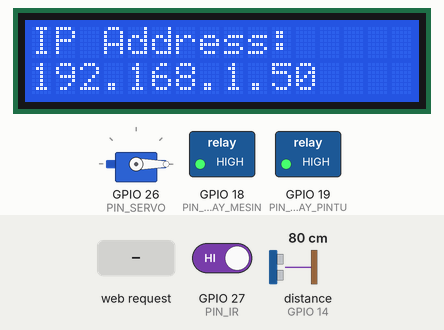
A program run on a simulated ESP32. Shown: servo, 16×2 character LCD, switched loads named in the program (green lamp = pin HIGH). Wiring (inferred from the names in the program): ultrasonic range finder: trigger GPIO 12; echo GPIO 14. The test bench sets the inputs (shaded band); at power-on: distance to the obstacle (sensor on GPIO 14) 80 cm, GPIO 27 (PIN_IR) HIGH. The echo pulse lasts 58.3 µs per cm; WiFi joins after 1.5 s; servers stay silent unless stated; storage starts empty; pins used as bus, display or sensor lines are not drawn; what the program prints to the serial monitor is not drawn.

Above: at 8.3 s.
At 12.5 s:
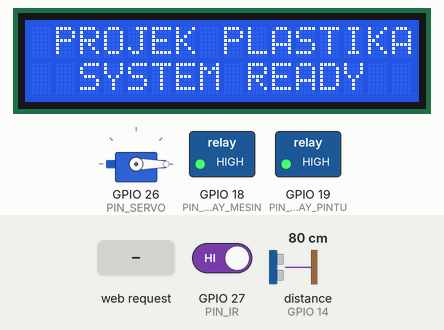
12.6 s: HTTP request GET /start received
At 13.3 s:
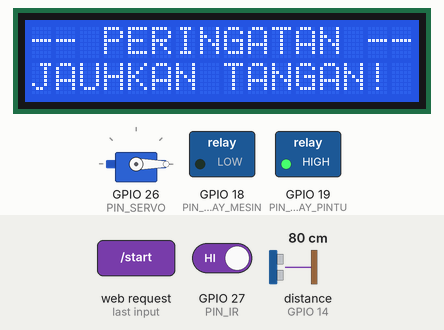
17.1 s: distance to the obstacle (sensor on GPIO 14) set to 9 cm
20.1 s: GPIO 27 (PIN_IR) driven LOW
At 38.0 s:
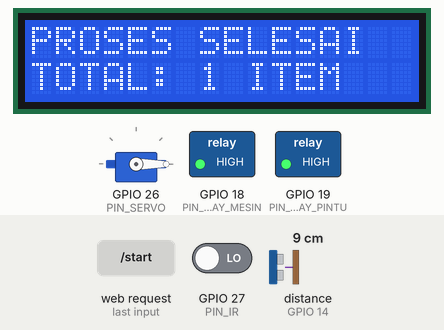
Timing chart, 0 to 39.1 s (numbered marks = the images above; inputs shaded):
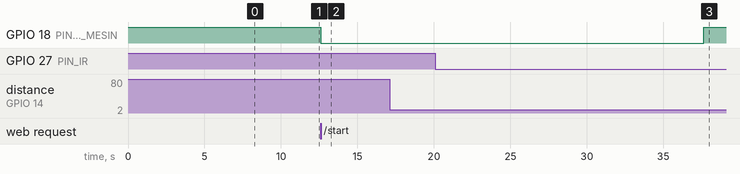

Measured:
- after the input at 12.6 s, GPIO 18 (PIN_RELAY_MESIN): HIGH → LOW at once; the display: changes at once (image 2)
- what the display in image 0 shows lasts 3.0 s, from 8.3 s to 11.3 s

The program:

main.cpp
```cpp
#include <WiFi.h>
#include <WebServer.h>
#include <Wire.h>
#include <LiquidCrystal_I2C.h>
#include <ESP32Servo.h>
#include <LittleFS.h>

// Konfigurasi Wi-Fi
const char* ssid = "Esp32_surya";
const char* password = "surya123";

// Inisialisasi Hardware
LiquidCrystal_I2C lcd(0x27, 16, 2);
WebServer server(80);
Servo servoPintu;

// Pemetaan Pin Hardware
const int PIN_RELAY_MESIN = 18; // Relay 1 (Mesin)
const int PIN_RELAY_PINTU = 19; // Relay 2 (Pintu)
const int PIN_SERVO       = 26; // Servo (GPIO 26)
const int PIN_TRIG        = 12; // Sensor Ultrasonik Trig (GPIO 14)
const int PIN_ECHO        = 14; // Sensor Ultrasonik Echo (GPIO 12)
const int PIN_IR          = 27; // Sensor IR (GPIO 27)

// Variabel Kontrol Sistem
bool prosesBerjalan = false;
bool pintuBisaDibuka = false;

unsigned long waktuMulai = 0;
unsigned long durasiMesinAktif = 20000; // Default 20 detik (ms)
const unsigned long JEDA_PERINGATAN = 5000; // 5 detik jeda awal

// --- VARIABEL IR SCANNER / COUNTER SAMPAH ---
int jumlahSampah = 0;
int statusIRTerakhir = HIGH;
unsigned long waktuDebounceTerakhir = 0;
const unsigned long JEDA_DEBOUNCE = 200; // 200ms untuk mencegah double count

// Logika Relay (Aktif LOW)
#define RELAY_ON  LOW
#define RELAY_OFF HIGH

// Fungsi Membaca Jarak dari Sensor Ultrasonik (cm)
float bacaJarak() {
  digitalWrite(PIN_TRIG, LOW);
  delayMicroseconds(2);
  digitalWrite(PIN_TRIG, HIGH);
  delayMicroseconds(10);
  digitalWrite(PIN_TRIG, LOW);

  long durasi = pulseIn(PIN_ECHO, HIGH, 30000);
  if (durasi == 0) return 0.0;

  return (durasi * 0.034 / 2.0);
}

// Fungsi Scanner IR (Hitung Sampah Masuk)
void updateScannerIR() {
  int statusIR = digitalRead(PIN_IR);

  // Deteksi perubahan dari HIGH ke LOW (Objek melintas)
  if (statusIR == LOW && statusIRTerakhir == HIGH) {
    if ((millis() - waktuDebounceTerakhir) > JEDA_DEBOUNCE) {
      jumlahSampah++;
      waktuDebounceTerakhir = millis();
    }
  }
  statusIRTerakhir = statusIR;
}

// Fungsi Menampilkan Intro Awal pada LCD
void tampilkanIntroLCD() {
  lcd.clear();
  lcd.setCursor(0, 0);
  lcd.print(" PROJEK PLASTIKA");
  lcd.setCursor(0, 1);
  lcd.print("  SYSTEM READY  ");
}

// Fungsi Animasi Teks Berjalan di LCD
void animasiTeks(String teks, int baris, int kecepatan) {
  String pesan = "                " + teks + "                ";
  for (int i = 0; i < pesan.length() - 16; i++) {
    lcd.setCursor(0, baris);
    lcd.print(pesan.substring(i, i + 16));
    delay(kecepatan);
  }
}

// ------------------------------------------------------------------
// UI SEKARANG DILAYANI DARI LittleFS (folder data/), bukan string C++
// tanganiRoot() cuma bertugas STREAMING file index.html dari flash.
// CSS dan JS didaftarkan lewat server.serveStatic() di setup().
// ------------------------------------------------------------------
void tanganiRoot() {
  File file = LittleFS.open("/index.html", "r");
  if (!file) {
    server.send(500, "text/plain", "Gagal membuka index.html di LittleFS");
    return;
  }
  server.streamFile(file, "text/html");
  file.close();
}

// Endpoint status AJAX
void tanganiStatus() {
  int progress = 0;
  String status = "STANDBY";

  float jarak = bacaJarak();

  if (jarak > 0 && jarak <= 20.0) {
    status = "⚠️ SAMPAH KOSONG!";
  } else if (prosesBerjalan) {
    unsigned long berlalu = millis() - waktuMulai;
    unsigned long totalWaktu = JEDA_PERINGATAN + durasiMesinAktif;

    if (berlalu < JEDA_PERINGATAN) {
      status = "⚠️ PERINGATAN: JAUHKAN TANGAN!";
      progress = (berlalu * 100) / totalWaktu;
    } else if (berlalu < totalWaktu) {
      status = "⚙️ MESIN SEDANG AKTIF";
      progress = (berlalu * 100) / totalWaktu;
    }
  } else if (pintuBisaDibuka) {
    status = "✅ SELESAI - BUKA PINTU";
    progress = 100;
  }

  String json = "{\"progress\":" + String(progress) +
                ", \"status\":\"" + status + "\"" +
                ", \"jarak\":" + String(jarak, 1) +
                ", \"jumlah\":" + String(jumlahSampah) +
                ", \"pintu\":" + String(pintuBisaDibuka ? "true" : "false") + "}";
  server.send(200, "application/json", json);
}

// Trigger Mulai Mesin
void tanganiStart() {
  if (!prosesBerjalan && !pintuBisaDibuka) {
    if (server.hasArg("timer")) {
      int timerInput = server.arg("timer").toInt();
      if (timerInput > 0) {
        durasiMesinAktif = timerInput * 1000;
      }
    }
    prosesBerjalan = true;
    pintuBisaDibuka = false;
    waktuMulai = millis();
    digitalWrite(PIN_RELAY_MESIN, RELAY_ON);
  }
  server.sendHeader("Location", "/");
  server.send(303);
}

// Reset Hitungan Sampah
void tanganiResetCounter() {
  jumlahSampah = 0;
  server.sendHeader("Location", "/");
  server.send(303);
}

// Eksekusi Buka Pintu
void BukaPintuAction() {
  if (pintuBisaDibuka) {
    lcd.clear();
    lcd.setCursor(0, 0);
    lcd.print("MEMBUKA PINTU...");

    digitalWrite(PIN_RELAY_PINTU, RELAY_ON);
    delay(200);

    servoPintu.write(180);
    lcd.setCursor(0, 1);
    lcd.print("PINTU TERBUKA   ");
    delay(5000);

    lcd.clear();
    lcd.setCursor(0, 0);
    lcd.print("MENUTUP PINTU...");
    servoPintu.write(0);
    delay(1000);

    digitalWrite(PIN_RELAY_PINTU, RELAY_OFF);
    pintuBisaDibuka = false;

    // Menampilkan IP Address sejenak (3 detik)
    lcd.clear();
    lcd.setCursor(0, 0);
    lcd.print("IP Address:");
    lcd.setCursor(0, 1);
    lcd.print(WiFi.localIP());
    delay(3000);

    // Kembali ke Tampilan Intro Awal
    tampilkanIntroLCD();
  }
}

void tanganiBukaPintu() {
  BukaPintuAction();
  server.sendHeader("Location", "/");
  server.send(303);
}

void setup() {
  // Serial Monitor untuk debugging & feedback koneksi
  Serial.begin(115200);

  // Matikan Relay secepat mungkin saat booting
  pinMode(PIN_RELAY_MESIN, OUTPUT);
  pinMode(PIN_RELAY_PINTU, OUTPUT);
  digitalWrite(PIN_RELAY_MESIN, RELAY_OFF);
  digitalWrite(PIN_RELAY_PINTU, RELAY_OFF);

  // Setup Pin Sensor
  pinMode(PIN_TRIG, OUTPUT);
  pinMode(PIN_ECHO, INPUT);
  pinMode(PIN_IR, INPUT_PULLUP);

  // Servo Setup
  servoPintu.attach(PIN_SERVO);
  servoPintu.write(0);

  // Setup LCD
  lcd.init();
  lcd.backlight();

  lcd.setCursor(0, 0);
  lcd.print("PROJEK PLASTIKA");
  animasiTeks("SELAMAT DATANG DI PROJEK PLASTIKA", 1, 120);

  // Mount LittleFS (true = format otomatis kalau belum pernah di-mount)
  if (!LittleFS.begin(true)) {
    lcd.clear();
    lcd.setCursor(0, 0);
    lcd.print("LittleFS GAGAL!");
    delay(3000);
  }

  // Koneksi WiFi
  lcd.clear();
  lcd.setCursor(0, 0);
  lcd.print("Connecting WiFi");
  Serial.print("Menghubungkan ke WiFi");
  WiFi.begin(ssid, password);

  while (WiFi.status() != WL_CONNECTED) {
    delay(500);
    lcd.print(".");
    Serial.print(".");
  }

  // Feedback berhasil terhubung + IP Address ke Serial Monitor
  Serial.println();
  Serial.println("WiFi berhasil terhubung!");
  Serial.print("IP Address ESP32: ");
  Serial.println(WiFi.localIP());

  // Tampilkan IP Address saat pertama kali terhubung
  lcd.clear();
  lcd.setCursor(0, 0);
  lcd.print("IP Address:");
  lcd.setCursor(0, 1);
  lcd.print(WiFi.localIP());
  delay(3000);

  // Masuk ke tampilan intro awal
  tampilkanIntroLCD();

  // Route Halaman & API
  server.on("/", tanganiRoot);
  server.on("/status", tanganiStatus);
  server.on("/start", tanganiStart);
  server.on("/reset-counter", tanganiResetCounter);
  server.on("/open-door", tanganiBukaPintu);

  // Static assets — file CSS/JS langsung diserve dari LittleFS
  server.serveStatic("/style.css", LittleFS, "/style.css");
  server.serveStatic("/script.js", LittleFS, "/script.js");

  server.begin();
}

void loop() {
  server.handleClient();

  // Membaca scanner IR secara terus menerus
  updateScannerIR();

  float jarak = bacaJarak();
  unsigned long totalWaktu = JEDA_PERINGATAN + durasiMesinAktif;

  // 1. Kondisi Sampah Kosong (Jarak <= 20 cm)
  if (jarak > 0 && jarak <= 20.0 && !prosesBerjalan && !pintuBisaDibuka) {
    lcd.setCursor(0, 0);
    lcd.print(" STATUS SYSTEM ");
    lcd.setCursor(0, 1);
    lcd.print("SAMPAH KOSONG!  ");
  }
  // 2. Siklus Timer Berjalan
  else if (prosesBerjalan) {
    unsigned long waktuSekarang = millis() - waktuMulai;

    if (waktuSekarang < JEDA_PERINGATAN) {
      lcd.setCursor(0, 0);
      lcd.print("-- PERINGATAN --");
      lcd.setCursor(0, 1);
      lcd.print("JAUHKAN TANGAN! ");
    }
    else if (waktuSekarang < totalWaktu) {
      int sisaWaktu = (totalWaktu - waktuSekarang) / 1000;
      lcd.setCursor(0, 0);
      lcd.print("Sampah: " + String(jumlahSampah) + " Item  ");
      lcd.setCursor(0, 1);
      lcd.print("Timer: " + String(sisaWaktu) + " Detik   ");
    }
    else {
      digitalWrite(PIN_RELAY_MESIN, RELAY_OFF);
      prosesBerjalan = false;
      pintuBisaDibuka = true;

      lcd.clear();
      lcd.setCursor(0, 0);
      lcd.print("PROSES SELESAI");
      lcd.setCursor(0, 1);
      lcd.print("TOTAL: " + String(jumlahSampah) + " ITEM  ");
    }
  }
}
```
